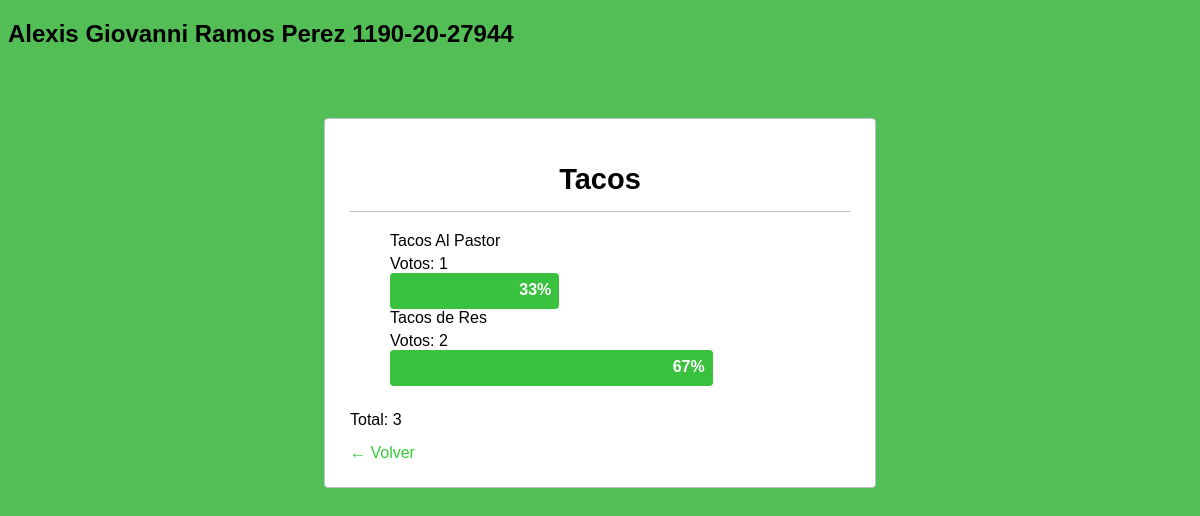
/resultado.php?id=8, run on the app's committed database.
### tables this page shows
CREATE TABLE opciones (
    id INTEGER PRIMARY KEY AUTOINCREMENT,
    id_encuesta INTEGER NOT NULL,
    nombre TEXT NOT NULL,
    valor INTEGER NOT NULL
);

CREATE TABLE "encuestas" (
	"id"	INTEGER,
	"titulo"	TEXT NOT NULL,
	"fecha"	DATE NOT NULL,
	PRIMARY KEY("id" AUTOINCREMENT)
);

### resultado.php (the view, shortened to what this page needs)
<?php
$dbFile = 'encuestas.db';
$conex = new SQLite3($dbFile);
$suma = 0;
$id = $_GET['id'];
$mod = $conex->query("SELECT SUM(valor) as valor FROM opciones WHERE id_encuesta = ".$id);
while ($result = $mod->fetchArray(SQLITE3_ASSOC)) {
    $suma = $result['valor'];
}
?>
<!DOCTYPE HTML>
<html lang="en-US">
<head>
    <link rel="stylesheet" href="estilos.css">
</head>
<body>
    <div><h2>Alexis Giovanni Ramos Perez 1190-20-27944</h2></div>
<div class="wrap">
<form action="" method="post">
<?php
$aux = 0;
$sql = "SELECT nombre, valor FROM opciones WHERE id_encuesta = " . $id;
$req = $conex->query($sql);
while ($result = $req->fetchArray(SQLITE3_ASSOC)) {
    if ($aux == 0) {
        $tituloQuery = $conex->query("SELECT titulo FROM encuestas WHERE id = " . $id);
        $tituloResult = $tituloQuery->fetchArray(SQLITE3_ASSOC);
        $titulo = $tituloResult['titulo'];
        echo "<h1>".$titulo."</h1>";
        echo "<ul class='votacion'>";
        $aux = 1;
    }
    echo '<li><div class="fl">'.$result['nombre'].'</div><div class="fr">Votos: '.$result['valor'].'</div>';
    if ($suma == 0) {
        echo '<div class="barra cero" style="width:0%;"></div></li>';
    } else {
        echo '<div class="barra" style="width:'.($result['valor']*100/$suma).'%;">'.round($result['valor']*100/$suma).'%</div></li>';
    }
}
echo '</ul>';
if (isset($aux)) {
    echo '<span class="fr">Total: '.$suma.'</span>';
    echo '<a href="encuesta.php?id='.$id.'"" class="volver">← Volver</a>';
}
?>
</form>
</div>
</body>
</html>

### estilos.css (style rules this page uses)
.barra { background: #3ac13d; clear: both; height: 20px; color: white; font-weight: bold; text-align: right; padding: 8px; border-radius: 4px; max-width: 356px; min-width: 20px; }
body { background: #53be55; font-family: Arial, sans-serif; }
a { text-decoration: none; color: #35cc35; }
.wrap { padding: 25px; margin: 0 auto; width: 500px; background: #ffffff; border-radius: 4px; margin-top: 70px; border: 1px solid #bdc3c7; }
h1 { margin-bottom: 20px; font-size: 29px; border-bottom: 1px solid #bdc3c7; padding-bottom: 15px; text-align: center; color: #000000; }
ul.votacion { margin-bottom: 25px; list-style: none; }
.votacion .fl { margin-bottom: 5px; }
.volver { display: block; padding-top: 15px; clear: both; color: #35cc35; }

### data on the page
opciones: id_encuesta.titulo "Tacos", nombre "Tacos Al Pastor", valor "1", $result['valor']*100/$suma 33.333333333333 (drawn), valor "33"
opciones: nombre "Tacos de Res", valor "2", $result['valor']*100/$suma 66.666666666667 (drawn), valor "67"

### other printed values
$suma "3"
